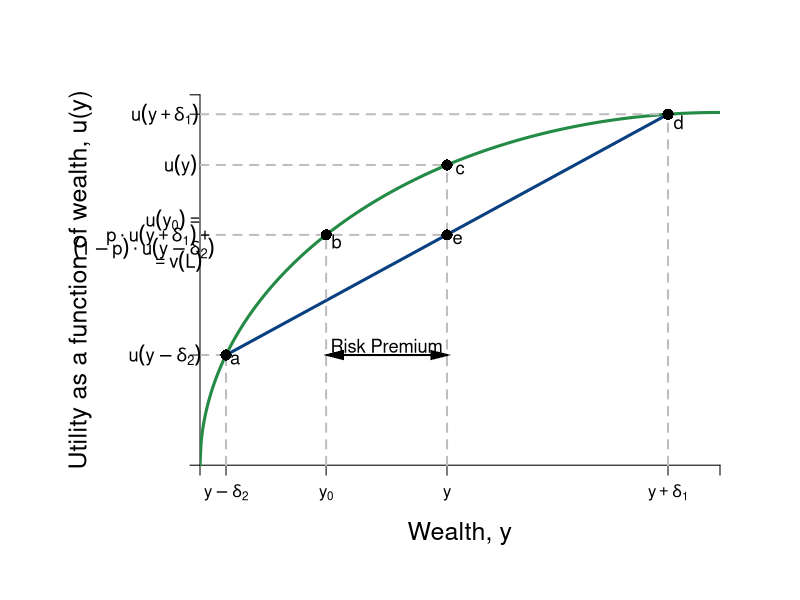

The R script that drew this image:
#Graph Designer(s): Simon Halliday & Riley Boeth '17
#Authors: Bowles, Foley and Halliday
#Title: Coordination, Conflict and Competition: A Text in Microeconomics

library(shape)
pdf(file = "risk/risk_averse_u_fair.pdf", width = 10, height = 8)

#Set parameters for graphics
axislabelsize <- 1.5
labelsize <- 1.1
graphlinewidth <- 3
segmentlinewidth <- 2

COL <- c("#7fc97f", "#beaed4", "#fdc086", "#ffff99", "#386cb0", "#f0027f", "#bf5b17", "#666666")
COLA <- c("#e0f3db", "#99d8c9","#66c2a4","#41ae76", "#238b45", "#005824")
COLB <- c("#4eb3d3", "#2b8cbe", "#0868ac","#084081")

#Edited the margins to cater for the larger LHS labels
par(mar =  c(6, 10, 4, 4))

#Concave utility of wealth function

ConcaveU <- function(x,y){
  (1600-(x-40)^2)^(1/2)
}

#Add limits on axes and levels of utility for each indifference curve
ylims <- c(0, 42)
xlims <- c(0, 40)

npts <- 501 
x <- seq(xlims[1], xlims[2], length.out = npts)
y <- seq(ylims[1], ylims[2], length.out = npts) 

plot(0, 0, xlim = xlims, ylim = ylims, type = "n",
     xlab = expression(paste("")),
     ylab = expression(paste("")), 
     xaxt = "n", 
     yaxt = "n", 
     cex.lab = axislabelsize, 
     bty = "n", 
     xaxs="i" 
     #yaxs="i"
)

#x and y limits with plain axes without ticks/numbers to match previous graph

ticksy <- c(0, ConcaveU(2), ConcaveU(36), ylims[2])
ylabels <- c(NA, NA, NA, ylims[2])
ticksx <- c(0, 2, 9.7, 19, 36, xlims[2])
xlabels <- c(NA, expression(paste(y - delta[2])), expression(paste(y[0])), expression(paste(y)), expression(paste(y + delta[1])), NA)

axis(1,at = ticksx,  pos = 0, labels = xlabels)
axis(2,at = ticksy,  pos = 0, labels = FALSE, las = 1)

npts <- 500 
xx1 <- seq(xlims[1], xlims[2], length.out = npts)
xx2 <- seq(0, xlims[2], length.out = npts)
xx3 <- seq(xlims[1], 0, length.out = npts)
xx4 <- seq(-11, 0, length.out = npts)

#Axis labels and draw linear utility function
mtext(expression(paste("Wealth, y")), side = 1, line = 2.5, cex = axislabelsize)
text(-9.2, 0.5*ylims[2], expression(paste("Utility as a function of wealth, u(y)")), xpd = TRUE, cex = axislabelsize, srt = 90) 

lines(xx1, ConcaveU(xx1, y), col = COLA[5], lwd = graphlinewidth)

#Add line from pt a to pt c

segments(2, ConcaveU(2), 36, ConcaveU(36), lty = 1, col = COLB[4] , lwd = graphlinewidth)


#Label 5 points on line

text(2.7, ConcaveU(2)-.5, expression(paste("a")), cex = labelsize)
segments(2, 0, 2, ConcaveU(2), lty = 2, col = "gray", lwd = segmentlinewidth)
segments(0, ConcaveU(2), 2, ConcaveU(2), lty = 2, col = "gray", lwd = segmentlinewidth)
points(2, ConcaveU(2), pch = 16, col = "black", cex = 1.5)


text(19+1, ConcaveU(19)-.5, expression(paste("c")), cex = labelsize)
segments(19, 0, 19, ConcaveU(19), lty = 2, col = "gray", lwd = segmentlinewidth)
segments(0, ConcaveU(19), 19, ConcaveU(19), lty = 2, col = "gray", lwd = segmentlinewidth)
points(19, ConcaveU(19), pch = 16, col = "black", cex = 1.5)

text(19.8, ConcaveU(9.7)-.5, expression(paste("e")), cex = labelsize)
segments(0, ConcaveU(9.7), 19, ConcaveU(9.7), lty = 2, col = "gray", lwd = segmentlinewidth)
points(19, ConcaveU(9.7), pch = 16, col = "black", cex = 1.5)

text(9.7 + 0.8, ConcaveU(9.7)-.75, expression(paste("b")), cex = labelsize)
segments(9.7, 0, 9.7, ConcaveU(9.7), lty = 2, col = "gray", lwd = segmentlinewidth)
points(9.7, ConcaveU(9.7), pch = 16, col = "black", cex = 1.5)

text(36.8, ConcaveU(36)-.9, expression(paste("d")), cex = labelsize)
segments(36, 0, 36, ConcaveU(36), lty = 2, col = "gray", lwd = segmentlinewidth)
segments(0, ConcaveU(36), 36, ConcaveU(36), lty = 2, col = "gray", lwd = segmentlinewidth)
points(36, ConcaveU(36), pch = 16, col = "black", cex = 1.5)

#Label y-sub,x-sub,etc. on axes

#SH: removed these because I could add them to x-axis; y-axis labels cannot be added as usual
#text(36, -.9, expression(paste(y + Delta*y[1])), xpd = TRUE, cex = labelsize)
#text(13, -.9, expression(paste(y[ce])),  xpd = TRUE,  cex = labelsize)
#text(2, -.9, expression(paste(y - Delta*y[2])),  xpd = TRUE,  cex = labelsize)
#text(23.18, -.9, expression(paste(y)),  xpd = TRUE,  cex = labelsize)


text(-2.7, ConcaveU(36), expression(paste(u(y + delta[1]))), xpd = TRUE, cex = labelsize)
text(-1.95, ConcaveU(9.7)+1.7, expression(paste(u(y[0]) == phantom() )),  xpd = TRUE, cex = labelsize)
text(-3.1, ConcaveU(9.7), expression(paste(p%.%u(y +  delta[1]) + phantom())),  xpd = TRUE, cex = labelsize)
text(-4.3, ConcaveU(9.7)-1.5, expression(paste((1 - p)%.%u(y - delta[2]))),  xpd = TRUE, cex = labelsize)
text(-1.8, ConcaveU(9.7)-3, expression(paste(phantom() == v(L))),  xpd = TRUE, cex = labelsize)
text(-2.7, ConcaveU(2), expression(paste(u(y - delta[2]))),  xpd = TRUE,  cex = labelsize)
text(-1.5, ConcaveU(19), expression(paste(u(y))),  xpd = TRUE,  cex = labelsize)

#Add risk premium distance arrow and label

Arrows(10.3, ConcaveU(2), 19 - 0.5, ConcaveU(2), col = "black", lty = 1, lwd = 2, code = 3, arr.type = "triangle", arr.lwd = 0.5)
text((19+9.7)/2, ConcaveU(2)+1, expression(paste("Risk Premium")),  xpd = TRUE,  cex = labelsize)


dev.off()